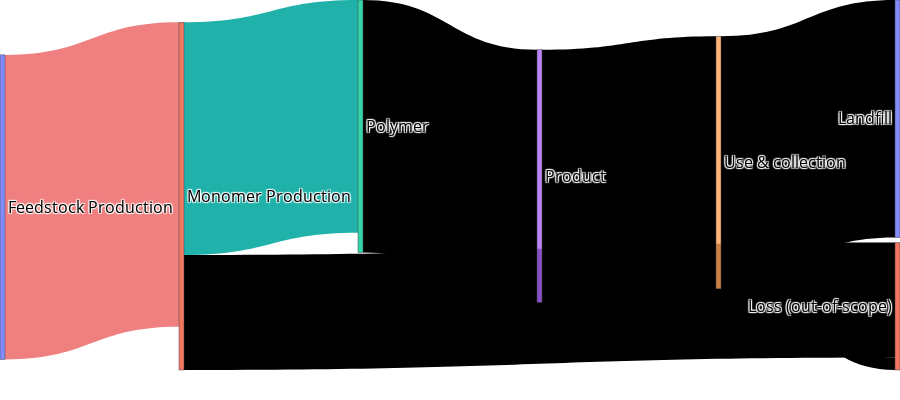

Notebook source saved alongside this figure:
### Code cell
# graph the Sankey
fig = go.Figure(data)
fig.update_layout(
    hovermode = 'x',
    paper_bgcolor = '#FFFFFF', 
)
# Update the layout
fig.update_layout(
    hovermode='x',
    paper_bgcolor='#FFFFFF',
    margin=dict(l=0, r=0, t=0, b=30), # Adjust margins to give more space for flows
    font_size=16,
    font_color='black'
)
fig.update_layout(
    width=900,  # Decrease the width
    height=400  # Decrease the height
)
plt.savefig('min_gwp.pdf', format='pdf')
fig.show()

### Figure 1 — Plotly figure (JSON) as saved in the notebook; plotly's stock layout.template omitted (floating-point values rounded to 4 significant figures)
{"data": [{"arrangement": "snap", "link": {"color": ["#F08080", "#20B2AA", "#20B2AA"], "source": [0, 1, 9, 1, 2, 2, 6, 7, 3, 4, 4, 4, 5, 5, 5, 5, 5, 7, 8, 8, 9], "target": [1, 2, 1, 11, 3, 11, 3, 3, 4, 5, 10, 11, 6, 7, 8, 9, 10, 10, 2, 1, 11], "value": [205121576200, 156800776690, 0, 77399112412, 170134499997, -13333723307, 0, 0, 170134500000, 0, 160027500000, 8422500000, 0, 0, 0, 0, 0, 0, 0, 0, 0]}, "node": {"label": ["Feedstock Production", "Monomer Production", "Polymer", "Product", "Use & collection", "Sorting", "Advanced Recycling", "Mechanical Recycling", "Monomer Recycling", "Feedstock Recycling", "Landfill", "Loss (out-of-scope)"], "pad": 5, "thickness": 5, "x": [0.002778, 0.2017, 0.4006, 0.5994, 0.7983, 0.9972, 0.9972], "y": [0.5598, 0.5301, 0.3413, 0.4757, 0.4392, 0.3211, 0.8278]}, "type": "sankey", "valueformat": ".2f", "valuesuffix": " MT"}], "layout": {"font": {"color": "black", "size": 16}, "height": 400, "hovermode": "x", "margin": {"b": 30, "l": 0, "r": 0, "t": 0}, "paper_bgcolor": "#FFFFFF", "width": 900}}
